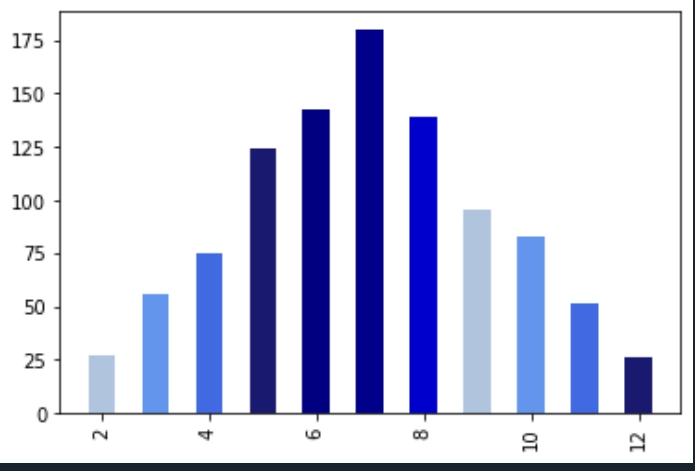

Generate this figure with Python:
# -*- coding: utf-8 -*-
"""
Created on Wed Oct 21 15:55:24 2020

@author: danny
"""

import random
import matplotlib.pyplot as plt
import numpy as np
import pandas as pd
nums=np.zeros(11)
for i in range(1000):
    dice1=random.randint(1,6)
    dice2=random.randint(1,6)
    nums[dice1+dice2-2]+=1

plt.bar(range(2,13),
        nums,
        width=0.5, 
        bottom=None, 
        align='center', 
        color=['lightsteelblue', 
               'cornflowerblue', 
               'royalblue', 
               'midnightblue', 
               'navy', 
               'darkblue', 
               'mediumblue'])
plt.xticks(rotation='vertical')
plt.show()
